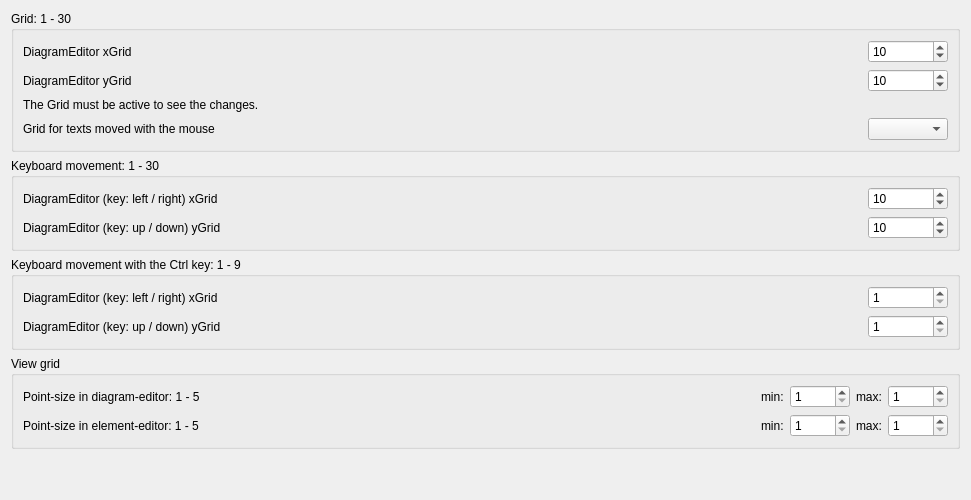
     <widget class="QWidget" name="GrilleClavier">
      <attribute name="title">
       <string>Grid + Keyboard</string>
      </attribute>
      <layout class="QVBoxLayout" name="verticalLayout_5">
       <item>
        <widget class="QGroupBox" name="groupBox">
         <property name="title">
          <string>Grid: 1 - 30</string>
         </property>
         <property name="flat">
          <bool>false</bool>
         </property>
         <property name="checkable">
          <bool>false</bool>
         </property>
         <layout class="QGridLayout" name="gridLayout_6">
          <item row="0" column="2">
           <widget class="QSpinBox" name="DiagramEditor_xGrid_sb">
            <property name="minimumSize">
             <size>
              <width>80</width>
              <height>0</height>
             </size>
            </property>
            <property name="minimum">
             <number>1</number>
            </property>
            <property name="maximum">
             <number>30</number>
            </property>
            <property name="singleStep">
             <number>1</number>
            </property>
            <property name="value">
             <number>10</number>
            </property>
           </widget>
          </item>
          <item row="1" column="0">
           <widget class="QLabel" name="Label_Diagram_yGrid">
            <property name="text">
             <string>DiagramEditor yGrid</string>
            </property>
           </widget>
          </item>
          <item row="2" column="0">
           <widget class="QLabel" name="Label_Grid_Tip">
            <property name="text">
             <string>The Grid must be active to see the changes.</string>
            </property>
           </widget>
          </item>
          <item row="1" column="2">
           <widget class="QSpinBox" name="DiagramEditor_yGrid_sb">
            <property name="minimumSize">
             <size>
              <width>80</width>
              <height>0</height>
             </size>
            </property>
            <property name="minimum">
             <number>1</number>
            </property>
            <property name="maximum">
             <number>30</number>
            </property>
            <property name="value">
             <number>10</number>
            </property>
           </widget>
          </item>
          <item row="0" column="0">
           <widget class="QLabel" name="Label_Diagram_xGrid">
            <property name="text">
             <string>DiagramEditor xGrid</string>
            </property>
           </widget>
          </item>
          <item row="0" column="1">
           <spacer name="horizontalSpacer_6">
            <property name="orientation">
             <enum>Qt::Horizontal</enum>
            </property>
            <property name="sizeHint" stdset="0">
             <size>
              <width>40</width>
              <height>20</height>
             </size>
            </property>
           </spacer>
          </item>
          <item row="3" column="0">
           <widget class="QLabel" name="Label_Diagram_textGrid">
            <property name="text">
             <string>Grid for texts moved with the mouse</string>
            </property>
            <property name="toolTip">
             <string>Fraction of the sheet grid. Hold Ctrl while moving to place freely.</string>
            </property>
           </widget>
          </item>
          <item row="3" column="2">
           <widget class="QComboBox" name="DiagramEditor_textGrid_cb">
            <property name="minimumSize">
             <size>
              <width>80</width>
              <height>0</height>
             </size>
            </property>
           </widget>
          </item>
         </layout>
        </widget>
       </item>
       <item>
        <widget class="QGroupBox" name="groupBox_2">
         <property name="title">
          <string>Keyboard movement: 1 - 30</string>
         </property>
         <layout class="QGridLayout" name="gridLayout_10">
          <item row="0" column="2">
           <widget class="QSpinBox" name="DiagramEditor_xKeyGrid_sb">
            <property name="minimumSize">
             <size>
              <width>80</width>
              <height>0</height>
             </size>
            </property>
            <property name="minimum">
             <number>1</number>
            </property>
            <property name="maximum">
             <number>30</number>
            </property>
            <property name="singleStep">
             <number>1</number>
            </property>
            <property name="value">
             <number>10</number>
            </property>
           </widget>
          </item>
          <item row="1" column="2">
           <widget class="QSpinBox" name="DiagramEditor_yKeyGrid_sb">
            <property name="minimumSize">
             <size>
              <width>80</width>
              <height>0</height>
             </size>
            </property>
            <property name="minimum">
             <number>1</number>
            </property>
            <property name="maximum">
             <number>30</number>
            </property>
            <property name="singleStep">
             <number>1</number>
            </property>
            <property name="value">
             <number>10</number>
            </property>
           </widget>
          </item>
          <item row="0" column="0">
           <widget class="QLabel" name="Label_Diagram_Key_xGrid">
            <property name="text">
             <string comment="fr: DiagramEditor (touche :   gauche / droite)  xGrid">DiagramEditor (key: left / right) xGrid</string>
            </property>
           </widget>
          </item>
          <item row="1" column="0">
           <widget class="QLabel" name="Label_Diagram_Key_yGrid">
            <property name="text">
             <string>DiagramEditor (key: up / down) yGrid</string>
            </property>
           </widget>
          </item>
          <item row="0" column="1">
           <spacer name="horizontalSpacer_5">
            <property name="orientation">
             <enum>Qt::Horizontal</enum>
            </property>
            <property name="sizeHint" stdset="0">
             <size>
              <width>40</width>
              <height>20</height>
             </size>
            </property>
           </spacer>
          </item>
         </layout>
        </widget>
       </item>
       <item>
        <widget class="QGroupBox" name="groupBox_4">
         <property name="title">
          <string>Keyboard movement with the Ctrl key: 1 - 9</string>
         </property>
         <layout class="QGridLayout" name="gridLayout_11">
          <item row="0" column="1">
           <widget class="QLabel" name="Label_Diagram_Key_xGrid_ALT">
            <property name="text">
             <string>DiagramEditor (key: left / right) xGrid</string>
            </property>
           </widget>
          </item>
          <item row="1" column="3">
           <widget class="QSpinBox" name="DiagramEditor_yKeyGridFine_sb">
            <property name="minimumSize">
             <size>
              <width>80</width>
              <height>0</height>
             </size>
            </property>
            <property name="minimum">
             <number>1</number>
            </property>
            <property name="maximum">
             <number>9</number>
            </property>
            <property name="singleStep">
             <number>1</number>
            </property>
            <property name="value">
             <number>1</number>
            </property>
           </widget>
          </item>
          <item row="1" column="1">
           <widget class="QLabel" name="Label_Diagram_Key_yGrid_ALT">
            <property name="text">
             <string comment="fr: DiagramEditor (touche :  haut / bas)  yGrid">DiagramEditor (key: up / down) yGrid</string>
            </property>
           </widget>
          </item>
          <item row="0" column="3">
           <widget class="QSpinBox" name="DiagramEditor_xKeyGridFine_sb">
            <property name="minimumSize">
             <size>
              <width>80</width>
              <height>0</height>
             </size>
            </property>
            <property name="minimum">
             <number>1</number>
            </property>
            <property name="maximum">
             <number>9</number>
            </property>
            <property name="singleStep">
             <number>1</number>
            </property>
            <property name="value">
             <number>1</number>
            </property>
           </widget>
          </item>
          <item row="0" column="2">
           <spacer name="horizontalSpacer_4">
            <property name="orientation">
             <enum>Qt::Horizontal</enum>
            </property>
            <property name="sizeHint" stdset="0">
             <size>
              <width>40</width>
              <height>20</height>
             </size>
            </property>
           </spacer>
          </item>
         </layout>
        </widget>
       </item>
       <item>
        <widget class="QGroupBox" name="groupBox_8">
         <property name="title">
          <string>View grid</string>
         </property>
         <layout class="QGridLayout" name="gridLayout_5">
          <item row="0" column="2">
           <widget class="QLabel" name="label_19">
            <property name="text">
             <string>min:</string>
            </property>
           </widget>
          </item>
          <item row="0" column="5">
           <widget class="QSpinBox" name="DiagramEditor_Grid_PointSize_max_sb">
            <property name="minimumSize">
             <size>
              <width>60</width>
              <height>0</height>
             </size>
            </property>
            <property name="minimum">
             <number>1</number>
            </property>
            <property name="maximum">
             <number>5</number>
            </property>
           </widget>
          </item>
          <item row="0" column="1">
           <spacer name="horizontalSpacer_10">
            <property name="orientation">
             <enum>Qt::Horizontal</enum>
            </property>
            <property name="sizeHint" stdset="0">
             <size>
              <width>555</width>
              <height>20</height>
             </size>
            </property>
           </spacer>
          </item>
          <item row="1" column="3">
           <widget class="QSpinBox" name="ElementEditor_Grid_PointSize_min_sb">
            <property name="minimumSize">
             <size>
              <width>60</width>
              <height>0</height>
             </size>
            </property>
            <property name="minimum">
             <number>1</number>
            </property>
            <property name="maximum">
             <number>5</number>
            </property>
           </widget>
          </item>
          <item row="0" column="0">
           <widget class="QLabel" name="Label_Diagram_Grid_PointSize">
            <property name="text">
             <string>Point-size in diagram-editor: 1 - 5</string>
            </property>
           </widget>
          </item>
          <item row="0" column="3">
           <widget class="QSpinBox" name="DiagramEditor_Grid_PointSize_min_sb">
            <property name="minimumSize">
             <size>
              <width>60</width>
              <height>0</height>
             </size>
            </property>
            <property name="minimum">
             <number>1</number>
            </property>
            <property name="maximum">
             <number>5</number>
            </property>
           </widget>
          </item>
          <item row="1" column="5">
           <widget class="QSpinBox" name="ElementEditor_Grid_PointSize_max_sb">
            <property name="minimumSize">
             <size>
              <width>60</width>
              <height>0</height>
             </size>
            </property>
            <property name="minimum">
             <number>1</number>
            </property>
            <property name="maximum">
             <number>5</number>
            </property>
           </widget>
          </item>
          <item row="1" column="4">
           <widget class="QLabel" name="label_21">
            <property name="text">
             <string>max:</string>
            </property>
           </widget>
          </item>
          <item row="0" column="4">
           <widget class="QLabel" name="label_18">
            <property name="text">
             <string>max:</string>
            </property>
           </widget>
          </item>
          <item row="1" column="2">
           <widget class="QLabel" name="label_22">
            <property name="text">
             <string>min:</string>
            </property>
           </widget>
          </item>
          <item row="1" column="0">
           <widget class="QLabel" name="label_20">
            <property name="text">
             <string>Point-size in element-editor: 1 - 5</string>
            </property>
           </widget>
          </item>
         </layout>
        </widget>
       </item>
       <item>
        <spacer name="verticalSpacer_5">
         <property name="orientation">
          <enum>Qt::Vertical</enum>
         </property>
         <property name="sizeHint" stdset="0">
          <size>
           <width>20</width>
           <height>40</height>
          </size>
         </property>
        </spacer>
       </item>
      </layout>
     </widget>
